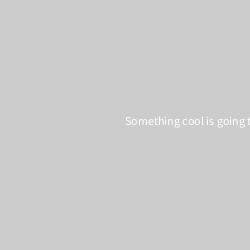
Frame 1 (no input)
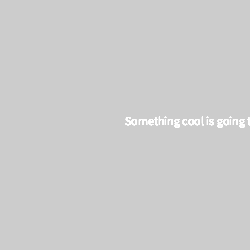
Frame 60 (the mouse pressed at the canvas centre just before this capture)
Frame 120 (the mouse held since frame 60 and released just before this capture): identical to frame 60, image omitted

The Processing sketch that drew these frames (run headless with seeded random() and noise(); from frame 60 on, the mouse is pressed at the canvas centre):

// Processing sketch: starting_with_text
// ── starting_with_text.pde
String myOtherString = "Something cool";
String aString = "is going to happen, I promise!";
String myString = "";

void setup() {
  size(250,250);
  myString = myOtherString + " " + aString;
  print(myString);
}
void draw() {
  // draw the string on the canvas
  // it takes 3 parameters
  // 1. data t o display
  // 2. the x coordinate
  // 3. the y coordinate
  text(myString, 125, 125);
}
